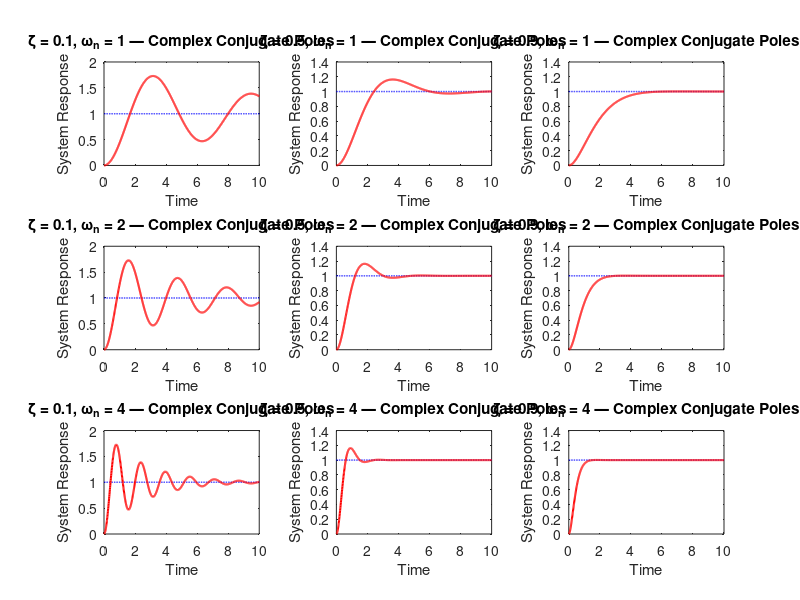

The MATLAB script that drew this image:



Wn=[1 2 4];
Zeta=[0.1 0.5 0.9];
t=0:0.01:10;
step_input=ones(size(t));


figure
for i=1:length(Wn)
    for j=1:length(Zeta)
num=[0 Wn(i)^2];
den=[1, 2*Zeta(j)*Wn(i), Wn(i)^2];

G=tf(num,den);

[y,t]=step(G, t);

plot_idx = (i - 1) * 3 + j;
subplot(3,3,plot_idx);

plot(t,step_input,'b--','LineWidth',1)
hold on

plot(t,y,'r','LineWidth',1.5)

hold off

xlabel('Time');
ylabel('System Response');

if Zeta(j)<1
title(['\zeta = ',num2str(Zeta(j)), ', \omega_n = ',num2str(Wn(i)),' — Complex Conjugate Poles']);   

end

    end
end
